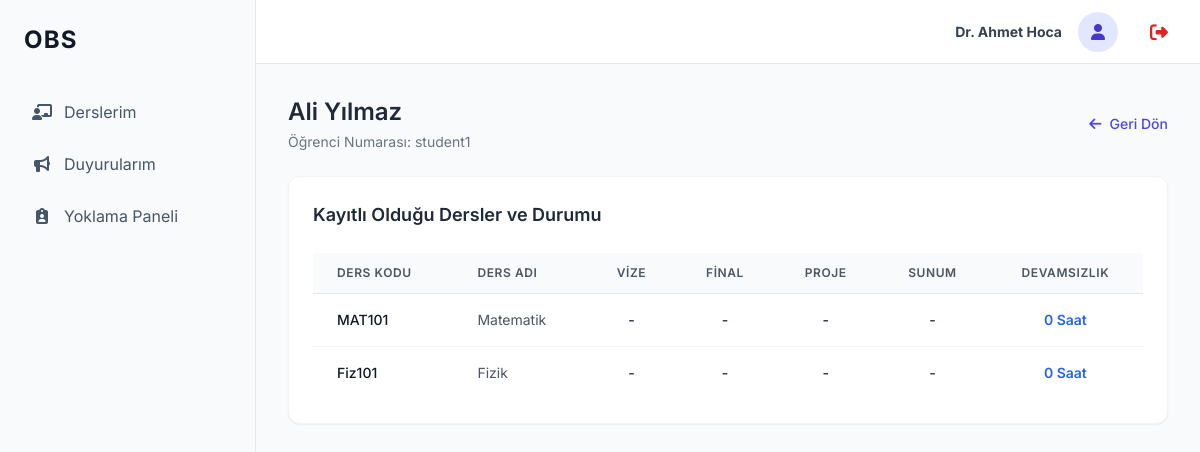
Page /student_detail/2 (signed in) on the committed database.
### models.py (models this page shows)
class User(db.Model, UserMixin):
    __tablename__ = 'user'
    id = db.Column(db.Integer, primary_key=True)
    username = db.Column(db.String(50), unique=True, nullable=False)
    password_hash = db.Column(db.String(255), nullable=False)
    role = db.Column(db.String(20), nullable=False) # 'admin', 'academician', 'student'
    name = db.Column(db.String(100), nullable=False)
    courses_taught = db.relationship('Course', backref='academician', lazy=True)
    enrollments = db.relationship('Enrollment', backref='student', lazy=True)

class Enrollment(db.Model):
    __tablename__ = 'enrollment'
    id = db.Column(db.Integer, primary_key=True)
    student_id = db.Column(db.Integer, db.ForeignKey('user.id'), nullable=False)
    course_id = db.Column(db.Integer, db.ForeignKey('course.id'), nullable=False)
    midterm_grade = db.Column(db.Float, nullable=True)
    final_grade = db.Column(db.Float, nullable=True)
    project_grade = db.Column(db.Float, nullable=True)
    presentation_grade = db.Column(db.Float, nullable=True)
    absenteeism = db.Column(db.Integer, default=0)
    __table_args__ = (db.UniqueConstraint('student_id', 'course_id', name='_student_course_uc'),)

class Course(db.Model):
    __tablename__ = 'course'
    id = db.Column(db.Integer, primary_key=True)
    name = db.Column(db.String(100), nullable=False)
    code = db.Column(db.String(20), unique=True, nullable=False)
    academician_id = db.Column(db.Integer, db.ForeignKey('user.id'), nullable=True)
    max_absenteeism = db.Column(db.Integer, default=20, nullable=False)
    enrollments = db.relationship('Enrollment', backref='course', lazy=True)

### app.py (the view)
@app.route('/student_detail/<int:student_id>')
@login_required
def student_detail(student_id):
    if current_user.role != 'academician':
        return "Yetkisiz Erişim", 403
    student = User.query.get_or_404(student_id)
    if student.role != 'student':
        return "Bu kullanıcı bir öğrenci değil.", 400
    enrollments = Enrollment.query.filter_by(student_id=student.id).all()
    return render_template('student_detail.html', student=student, enrollments=enrollments)

### app.py (called while the page is built)
@login_manager.user_loader
def load_user(user_id):
    return User.query.get(int(user_id))

### templates/student_detail.html
{% extends 'base.html' %}
{% block content %}
<div class="mb-6 flex justify-between items-center">
    <div>
        <h2 class="text-2xl font-semibold text-gray-800">{{ student.name }}</h2>
        <p class="text-sm text-gray-500 mt-1">Öğrenci Numarası: {{ student.username }}</p>
    </div>
    <div>
        <button onclick="history.back()" class="text-indigo-600 hover:text-indigo-800 font-medium text-sm flex items-center gap-2">
            <i class="fa-solid fa-arrow-left"></i> Geri Dön
        </button>
    </div>
</div>
<div class="bg-white shadow-sm border border-gray-100 rounded-xl overflow-hidden p-6">
    <h3 class="text-lg font-semibold text-gray-800 mb-6">Kayıtlı Olduğu Dersler ve Durumu</h3>
    <div class="overflow-x-auto">
        <table class="w-full text-left border-collapse">
            <thead class="bg-gray-50 border-b border-gray-200">
                <tr>
                    <th class="px-6 py-3 text-xs font-semibold text-gray-600 uppercase tracking-wider">Ders Kodu</th>
                    <th class="px-6 py-3 text-xs font-semibold text-gray-600 uppercase tracking-wider">Ders Adı</th>
                    <th class="px-6 py-3 text-center text-xs font-semibold text-gray-600 uppercase tracking-wider">Vize</th>
                    <th class="px-6 py-3 text-center text-xs font-semibold text-gray-600 uppercase tracking-wider">Final</th>
                    <th class="px-6 py-3 text-center text-xs font-semibold text-gray-600 uppercase tracking-wider">Proje</th>
                    <th class="px-6 py-3 text-center text-xs font-semibold text-gray-600 uppercase tracking-wider">Sunum</th>
                    <th class="px-6 py-3 text-center text-xs font-semibold text-gray-600 uppercase tracking-wider">Devamsızlık</th>
                </tr>
            </thead>
            <tbody class="divide-y divide-gray-100 bg-white">
                {% for enrollment in enrollments %}
                <tr class="hover:bg-gray-50 transition">
                    <td class="px-6 py-4 whitespace-nowrap text-sm font-medium text-gray-900">{{ enrollment.course.code }}</td>
                    <td class="px-6 py-4 whitespace-nowrap text-sm text-gray-600">{{ enrollment.course.name }}</td>
                    <td class="px-6 py-4 whitespace-nowrap text-center text-sm font-semibold text-gray-700">{{ enrollment.midterm_grade or '-' }}</td>
                    <td class="px-6 py-4 whitespace-nowrap text-center text-sm font-semibold text-gray-700">{{ enrollment.final_grade or '-' }}</td>
                    <td class="px-6 py-4 whitespace-nowrap text-center text-sm font-semibold text-gray-700">{{ enrollment.project_grade or '-' }}</td>
                    <td class="px-6 py-4 whitespace-nowrap text-center text-sm font-semibold text-gray-700">{{ enrollment.presentation_grade or '-' }}</td>
                    <td class="px-6 py-4 whitespace-nowrap text-center text-sm">
                        <span class="font-semibold text-blue-600">
                            {{ enrollment.absenteeism }} Saat
                        </span>
                    </td>
                </tr>
                {% else %}
                <tr>
                    <td colspan="7" class="px-6 py-8 text-center text-sm text-gray-500 border border-dashed border-gray-300 rounded-lg m-4 block">
                        Öğrencinin kayıtlı olduğu ders bulunmamaktadır.
                    </td>
                </tr>
                {% endfor %}
            </tbody>
        </table>
    </div>
</div>
{% endblock %}

### templates/base.html (shortened to what this page needs)
<!DOCTYPE html>
<html lang="tr">
<head>
    <script src="https://cdn.tailwindcss.com"></script>
    <link rel="stylesheet" href="https://cdnjs.cloudflare.com/ajax/libs/font-awesome/6.4.0/css/all.min.css">
</head>
<body class="text-gray-800 min-h-screen flex">
    {% if current_user.is_authenticated %}
    <aside class="sidebar w-64 flex-shrink-0 hidden md:flex flex-col min-h-screen">
        <div class="p-6">
            <h1 class="text-2xl font-bold text-gray-900 tracking-wider">OBS</h1>
        </div>
        <nav class="flex-1 px-4 py-2 space-y-1">
            {% if current_user.role == 'student' %}
                <a href="{{ url_for('student_dashboard') }}" class="menu-item {% if request.endpoint == 'student_dashboard' %}active-menu{% endif %}">
                    <i class="fa-solid fa-book w-5 text-center"></i> Derslerim
                </a>
            {% elif current_user.role == 'academician' %}
                <a href="{{ url_for('academician_dashboard') }}" class="menu-item {% if request.endpoint == 'academician_dashboard' %}active-menu{% endif %}">
                    <i class="fa-solid fa-chalkboard-user w-5 text-center"></i> Derslerim
                </a>
                <a href="{{ url_for('academician_announcements') }}" class="menu-item {% if request.endpoint == 'academician_announcements' %}active-menu{% endif %}">
                    <i class="fa-solid fa-bullhorn w-5 text-center"></i> Duyurularım
                </a>
                <a href="{{ url_for('academician_attendance') }}" class="menu-item {% if request.endpoint == 'academician_attendance' %}active-menu{% endif %}">
                    <i class="fa-solid fa-clipboard-user w-5 text-center"></i> Yoklama Paneli
                </a>
            {% elif current_user.role == 'admin' %}
                <a href="{{ url_for('admin_users') }}" class="menu-item {% if request.endpoint == 'admin_users' %}active-menu{% endif %}">
                    <i class="fa-solid fa-users-gear w-5 text-center"></i> Sistem & Kullanıcılar
                </a>
            {% endif %}
        </nav>
    </aside>
    <div class="flex-1 flex flex-col min-h-screen overflow-hidden">
        <header class="bg-white border-b border-gray-200 h-16 flex items-center justify-between px-6 lg:px-8">
            <div class="flex items-center gap-4">
                <div class="text-sm font-semibold text-gray-700 text-right">
                    <div class="font-bold">{{ current_user.name }}</div>
                </div>
                <div class="h-10 w-10 rounded-full bg-indigo-100 flex items-center justify-center text-indigo-700 font-bold overflow-hidden">
                    <i class="fa-solid fa-user"></i>
                </div>
                <a href="{{ url_for('logout') }}" class="ml-4 text-sm text-red-600 hover:text-red-800 font-medium transition" title="Çıkış Yap">
                    <i class="fa-solid fa-right-from-bracket text-lg"></i>
                </a>
            </div>
        </header>
        <main class="flex-1 overflow-y-auto bg-gray-50 p-6 lg:p-8">
            <div class="max-w-7xl mx-auto">
                {% block content %}{% endblock %}
            </div>
        </main>
    </div>
    {% endif %}
</body>
</html>

### templates/base.html (style rules this page uses)
body { font-family: 'Inter', sans-serif; background-color: #f3f4f6; }
.sidebar { background-color: #f8fafc; border-right: 1px solid #e5e7eb; }
.menu-item { color: #475569; padding: 0.75rem 1rem; border-radius: 0.5rem; margin-bottom: 0.25rem; display: flex; align-items: center; gap: 0.75rem; transition: background-color 0.2s; }

### rows in the picture
User: name "Dr. Ahmet Hoca"
User: name "Ali Yılmaz", username "student1"
Enrollment: course.code "MAT101", course.name "Matematik", midterm_grade "-", final_grade "-", project_grade "-", presentation_grade "-", absenteeism "0"
Enrollment: course.code "Fiz101", course.name "Fizik", midterm_grade "-", final_grade "-", project_grade "-", presentation_grade "-", absenteeism "0"
